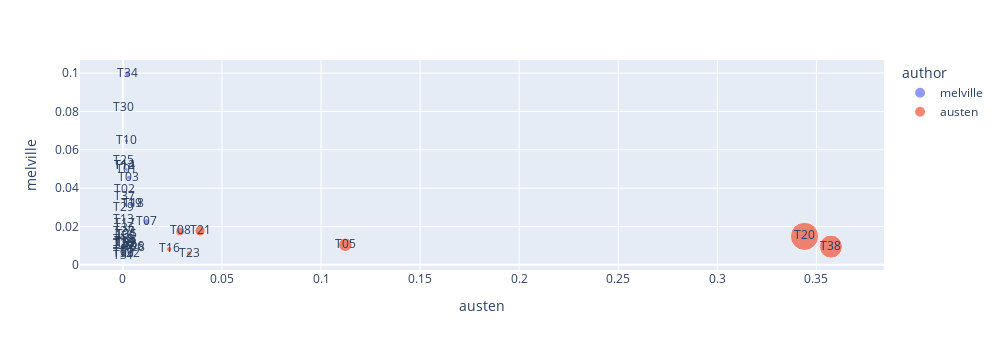

The notebook cell saved with this chart:
### Markdown cell above
See how topics are associated with author dimensions.

### Code cell
px.scatter(TOPICS.reset_index(), 'austen', 'melville', 
           hover_name='label', text='topic_id', 
           size=(TOPICS.austen * TOPICS.melville),
           color='author',
           width=1000, height=350)

### Figure 1 — Plotly figure (JSON) as saved in the notebook; plotly's stock layout.template omitted (floating-point values rounded to 4 significant figures)
{"data": [{"hovertemplate": "<b>%{hovertext}</b><br><br>author=melville<br>austen=%{x}<br>melville=%{y}<br>size=%{marker.size}<br>topic_id=%{text}<extra></extra>", "hovertext": ["T00 passengers, emigrants, steerage, cabin, mess, cook, organ, water, head", "T01 lord, man, men, things, wine, ha, day, way, ah", "T02 sea, air, fish, round, day, trees, groves, water, flowers", "T03 man, way, friend, nature, sort, stranger, confidence, kind, case", "T04 sir, herb, confidence, man, herb doctor, ugh, doctor, dont, boy", "T06 landlord, abbey, gallery, generals, harpooneer, general, man, nose, bed", "T07 doctor, day, country, village, horse, morning, road, house, cocoa", "T09 gods, god, image, lord, idols, images, wine, arms, king", "T10 valley, natives, time, island, house, place, islanders, feet, fruit", "T11 whiteness, teeth, kings, royal, milk, bull, lord, item, issue", "T12 sea, time, land, water, ship, air, day, sight, ships", "T13 man, canoe, time, face, cook, island, head, sort, strangers", "T14 men, time, world, things, years, people, land, times, man", "T15 captain, ship, cabin, voyage, dollars, ships, man, board, hand", "T17 kings, house, king, heart, mind, time, life, people, man", "T18 boy, mother, room, door, man, guide, eyes, world, hand", "T19 world, things, soul, man, heart, life, love, men, thing", "T22 reign, time, men, head, day, sailor, sea, country, watches", "T24 man, day, time, consul, boat, way, ships, tailor, wives", "T25 whale, boat, whales, ship, boats, head, sea, line, way", "T26 isle, lord, king, minstrel, spears, land, royal, throne, shore", "T27 skeleton, lord, feet, bones, sea, things, skull, ribs, brain", "T28 book, thing, volume, paper, books, reading, work, man, hand", "T29 man, men, war, gun, guns, deck, jacket, man war, wars", "T30 sea, ship, deck, night, man, sail, wind, time, hand", "T31 friendship, jacket, auction, need, loan, friend, bags, way, goods", "T32 law, man, court, punishment, laws, code, time, cases, flogging", "T33 guitar, head, mystery, oil, girl, whale, sounds, thing, hair", "T34 man, deck, men, ship, sailors, time, captain, mate, sea", "T35 wife, chimney, table, time, cock, man, house, room, sort", "T36 boots, glass, place, sailors, jacket, friend, sort, sailor, home", "T37 thou, thee, art, brother, oh, face, eyes, heart, thing", "T39 box, gentlemen, man, uncle, leg, operation, water, hand, patient"], "legendgroup": "melville", "marker": {"color": "#636efa", "size": [2.537e-06, 9.237e-05, 3.07e-05, 0.000138, 2.205e-05, 5.192e-05, 0.0002686, 1.706e-05, 0.0001163, 1.846e-06, 4.95e-05, 5.859e-06, 5.244e-05, 4.846e-06, 2.007e-05, 0.0001634, 0.0001311, 1.852e-05, 2.384e-06, 1.761e-05, 3.116e-06, 7.188e-06, 5.146e-05, 7.926e-06, 4.561e-05, 9.159e-07, 2.035e-05, 9.799e-07, 0.0002318, 2.63e-05, 1.928e-05, 2.644e-05, 1.264e-05], "sizemode": "area", "sizeref": 1.279e-05, "symbol": "circle"}, "mode": "markers+text", "name": "melville", "orientation": "v", "showlegend": true, "text": ["T00", "T01", "T02", "T03", "T04", "T06", "T07", "T09", "T10", "T11", "T12", "T13", "T14", "T15", "T17", "T18", "T19", "T22", "T24", "T25", "T26", "T27", "T28", "T29", "T30", "T31", "T32", "T33", "T34", "T35", "T36", "T37", "T39"], "type": "scatter", "x": [0.0003968, 0.00186, 0.000782, 0.003035, 0.001432, 0.005437, 0.01196, 0.001484, 0.001799, 0.0002593, 0.0009642, 0.000251, 0.001014, 0.0003795, 0.0009514, 0.005155, 0.004146, 0.003312, 0.0002333, 0.0003263, 0.0002899, 0.000419, 0.005876, 0.0002673, 0.000556, 0.0001915, 0.00189, 0.0001782, 0.002328, 0.001691, 0.001023, 0.0007451, 0.001042], "xaxis": "x", "y": [0.006393, 0.04967, 0.03926, 0.04547, 0.0154, 0.00955, 0.02245, 0.0115, 0.06465, 0.007119, 0.05134, 0.02335, 0.0517, 0.01277, 0.02109, 0.03169, 0.03161, 0.005591, 0.01022, 0.05397, 0.01075, 0.01716, 0.008758, 0.02966, 0.08204, 0.004783, 0.01077, 0.0055, 0.09959, 0.01555, 0.01884, 0.03549, 0.01213], "yaxis": "y"}, {"hovertemplate": "<b>%{hovertext}</b><br><br>author=austen<br>austen=%{x}<br>melville=%{y}<br>size=%{marker.size}<br>topic_id=%{text}<extra></extra>", "hovertext": ["T05 father, mother, family, years, brother, time, aunt, child, daughter", "T08 room, door, house, moment, time, bed, night, hand, street", "T16 thing, oh, body, way, day, world, sort, word, voice", "T20 time, feelings, heart, mind, moment, letter, happiness, subject, friend", "T21 man, barber, gentleman, men, sort, world, time, life, person", "T23 oh, ball, sir, evening, way, yes, room, partner, table", "T38 time, day, house, thing, room, sister, man, pleasure, home"], "legendgroup": "austen", "marker": {"color": "#EF553B", "size": [0.001182, 0.0005031, 0.0001911, 0.005115, 0.0006934, 0.000198, 0.003405], "sizemode": "area", "sizeref": 1.279e-05, "symbol": "circle"}, "mode": "markers+text", "name": "austen", "orientation": "v", "showlegend": true, "text": ["T05", "T08", "T16", "T20", "T21", "T23", "T38"], "type": "scatter", "x": [0.1123, 0.0289, 0.02346, 0.344, 0.03897, 0.03342, 0.3573], "xaxis": "x", "y": [0.01053, 0.01741, 0.008148, 0.01487, 0.01779, 0.005925, 0.009528], "yaxis": "y"}], "layout": {"height": 350, "legend": {"itemsizing": "constant", "title": {"text": "author"}, "tracegroupgap": 0}, "margin": {"t": 60}, "width": 1000, "xaxis": {"anchor": "y", "autorange": true, "domain": [0, 1], "range": [-0.02163, 0.3841], "title": {"text": "austen"}, "type": "linear"}, "yaxis": {"anchor": "x", "autorange": true, "domain": [0, 1], "range": [-0.002672, 0.1068], "title": {"text": "melville"}, "type": "linear"}}}
